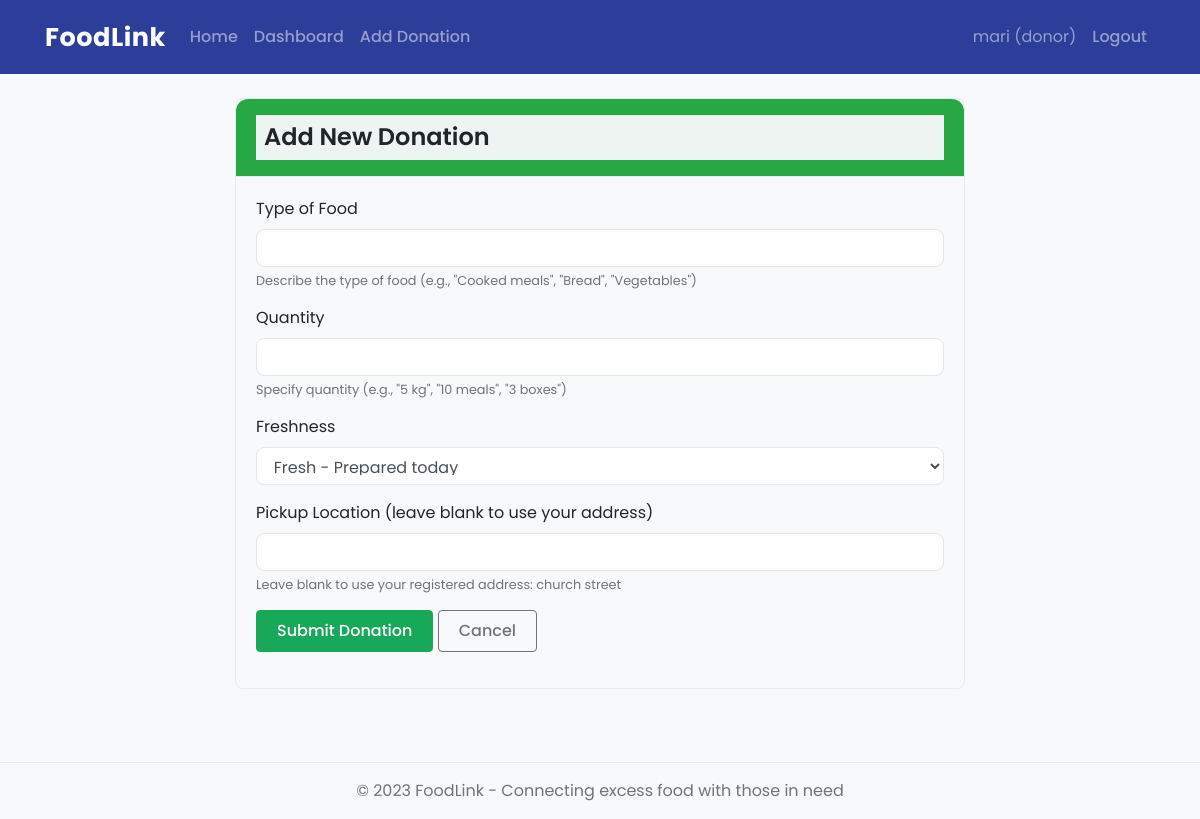
Screenshot of /donor/add_donation (signed in) with the database file from the repository.
### models.py (models this page shows, shortened)
class User(UserMixin, db.Model):
    id = db.Column(db.Integer, primary_key=True)
    username = db.Column(db.String(64), unique=True, index=True)
    email = db.Column(db.String(120), unique=True, index=True)
    password_hash = db.Column(db.String(128))
    user_type = db.Column(db.String(20))  # 'donor', 'delivery', 'admin'
    phone = db.Column(db.String(20))
    address = db.Column(db.String(200))
    created_at = db.Column(db.DateTime, default=datetime.utcnow)
    donations = db.relationship('Donation', backref='donor', lazy='dynamic', foreign_keys='Donation.donor_id')
    deliveries = db.relationship('Delivery', backref='delivery_person', lazy='dynamic', foreign_keys='Delivery.delivery_person_id')

### routes.py (the view, shortened to what this page needs)
    @app.route('/donor/add_donation', methods=['GET', 'POST'])
    @login_required
    def add_donation():
        if current_user.user_type != 'donor':
            flash('Access denied')
            return redirect(url_for('dashboard'))
        form = DonationForm()
        return render_template('donor/add_donation.html', title='Add Donation', form=form)

### forms.py
class DonationForm(FlaskForm):
    food_type = StringField('Type of Food', validators=[DataRequired()])
    quantity = StringField('Quantity', validators=[DataRequired()])
    freshness = SelectField('Freshness', choices=[
        ('Fresh', 'Fresh - Prepared today'),
        ('Day old', 'Day old - Prepared yesterday'),
        ('Packaged', 'Packaged - Has longer shelf life')
    ])
    pickup_location = StringField('Pickup Location (leave blank to use your address)')
    submit = SubmitField('Submit Donation')

### app.py (called while the page is built)
@login_manager.user_loader
def load_user(user_id):
    return User.query.get(int(user_id))

### templates/donor/add_donation.html (shortened to what this page needs)
{% extends "base.html" %}
{% block content %}
<div class="row justify-content-center">
    <div class="col-md-8">
        <div class="card">
            <div class="card-header bg-success text-white">
                <h4 class="mb-0">Add New Donation</h4>
            </div>
            <div class="card-body">
                <form method="post" novalidate>
                    <div class="form-group">
                        {{ form.food_type.label }}
                        {{ form.food_type(class="form-control") }}
                        <small class="form-text text-muted">Describe the type of food (e.g., "Cooked meals", "Bread", "Vegetables")</small>
                    </div>
                    <div class="form-group">
                        {{ form.quantity.label }}
                        {{ form.quantity(class="form-control") }}
                        <small class="form-text text-muted">Specify quantity (e.g., "5 kg", "10 meals", "3 boxes")</small>
                    </div>
                    <div class="form-group">
                        {{ form.freshness.label }}
                        {{ form.freshness(class="form-control") }}
                    </div>
                    <div class="form-group">
                        {{ form.pickup_location.label }}
                        {{ form.pickup_location(class="form-control") }}
                        <small class="form-text text-muted">Leave blank to use your registered address: {{ current_user.address }}</small>
                    </div>
                    <div class="form-group">
                        {{ form.submit(class="btn btn-success") }}
                        <a href="{{ url_for('donor_dashboard') }}" class="btn btn-outline-secondary">Cancel</a>
                    </div>
                </form>
            </div>
        </div>
    </div>
</div>
{% endblock %}

### templates/base.html (shortened to what this page needs)
<!DOCTYPE html>
<html lang="en">
<head>
    <link rel="stylesheet" href="https://cdn.jsdelivr.net/npm/bootstrap@4.6.0/dist/css/bootstrap.min.css">
    <link rel="stylesheet" href="https://cdnjs.cloudflare.com/ajax/libs/animate.css/4.1.1/animate.min.css">
    <link rel="stylesheet" href="https://unpkg.com/aos@next/dist/aos.css" />
    <link rel="stylesheet" href="{{ url_for('static', filename='css/style.css') }}">
</head>
<body>
    <nav class="navbar navbar-expand-lg navbar-dark bg-primary">
        <div class="container">
            <a class="navbar-brand" href="{{ url_for('index') }}">FoodLink</a>
            <div class="collapse navbar-collapse" id="navbarNav">
                <ul class="navbar-nav mr-auto">
                    <li class="nav-item">
                        <a class="nav-link" href="{{ url_for('index') }}">Home</a>
                    </li>
                    {% if current_user.is_authenticated %}
                        <li class="nav-item">
                            <a class="nav-link" href="{{ url_for('dashboard') }}">Dashboard</a>
                        </li>
                        {% if current_user.user_type == 'donor' %}
                            <li class="nav-item">
                                <a class="nav-link" href="{{ url_for('add_donation') }}">Add Donation</a>
                            </li>
                        {% elif current_user.user_type == 'admin' %}
                            <li class="nav-item">
                                <a class="nav-link" href="{{ url_for('list_recipients') }}">Recipients</a>
                            </li>
                        {% endif %}
                    {% endif %}
                </ul>
                <ul class="navbar-nav">
                    {% if current_user.is_authenticated %}
                        <li class="nav-item">
                            <span class="nav-link">{{ current_user.username }} ({{ current_user.user_type }})</span>
                        </li>
                        <li class="nav-item">
                            <a class="nav-link" href="{{ url_for('logout') }}">Logout</a>
                        </li>
                    {% endif %}
                </ul>
            </div>
        </div>
    </nav>
    <div class="container mt-4">
        {% block content %}{% endblock %}
    </div>
    <footer class="footer mt-5 py-3 bg-light">
        <div class="container text-center">
            <span class="text-muted">© 2023 FoodLink - Connecting excess food with those in need</span>
        </div>
    </footer>
</body>
</html>

### static/css/style.css (style rules this page uses)
body { font-family: 'Poppins', sans-serif; background-color: #f8f9fa; color: #212529; }
div { color: #212529; background-color: rgba(255, 255, 255, 0.9); }
h4 { color: #212529; font-weight: 600; margin-bottom: 1rem; background-color: rgba(248, 249, 250, 0.95); padding: 0.5rem; }
a { color: #0056b3; font-weight: 500; text-decoration: none; transition: color 0.3s ease; }
span { color: #212529; background-color: rgba(255, 255, 255, 0.9); }
.navbar { box-shadow: 0 4px 12px rgba(0, 0, 0, 0.1); background: linear-gradient(135deg, #4a6bff 0%, #2c3e99 100%) !important; padding: 0.8rem 1rem; transition: all 0.3s ease; }
.navbar-brand { font-weight: 700; font-size: 1.6rem; color: #ffffff !important; letter-spacing: 0.5px; position: relative; }
.navbar-brand::after { content: ''; position: absolute; bottom: -3px; left: 0; width: 0; height: 2px; background-color: #ffffff; transition: width 0.3s ease; }
.card { border-radius: 12px; box-shadow: 0 8px 20px rgba(0, 0, 0, 0.05); margin-bottom: 25px; border: none; overflow: hidden; transition: transform 0.3s ease, box-shadow 0.3s ease; background-color: #ffffff; }
.card-body { background-color: #ffffff; }
.card-header { border-radius: 12px 12px 0 0 !important; font-weight: 600; padding: 1rem 1.25rem; background: linear-gradient(135deg, #f8f9fa 0%, #e9ecef 100%); border-bottom: none; }
.btn { border-radius: 6px; font-weight: 500; padding: 0.5rem 1.25rem; transition: all 0.3s ease; position: relative; overflow: hidden; z-index: 1; }
.btn::before { content: ''; position: absolute; top: 0; left: 0; width: 0%; height: 100%; background-color: rgba(255, 255, 255, 0.2); transition: width 0.3s ease; z-index: -1; }
.btn-success { background: linear-gradient(135deg, #28d87b 0%, #18a85a 100%); border: none; box-shadow: 0 4px 10px rgba(40, 216, 123, 0.3); }
.form-control { border-radius: 8px; border: 1px solid #e2e8f0; padding: 0.6rem 0.8rem; transition: all 0.3s ease; }
.footer { border-top: 1px solid #e9ecef; margin-top: 2rem; padding: 1.5rem 0; }
.card .card-body { transition: all 0.3s ease; }
* { animation: none !important; transition: none !important; }
body { background-color: #f8f9fa; color: #212529; }
div { background: transparent !important; }
span { background: transparent !important; color: inherit; }
a { color: #0056b3; text-decoration: none; }
.navbar { background: #2c3e99 !important; box-shadow: none; padding: 0.8rem 1rem; }
.card { border: 1px solid #e9ecef; border-radius: 8px; box-shadow: none; transform: none; background-color: #ffffff; }
.card-header { background: #f8f9fa; border-bottom: 1px solid #e9ecef; }
.btn { border-radius: 4px; box-shadow: none; }
.btn::before { content: none !important; }
.btn-success { background: #18a85a; border: 1px solid #18a85a; }
.card .card-body { transform: none; }

### rows the page displays
User: username "mari", user_type "donor", address "church street"
